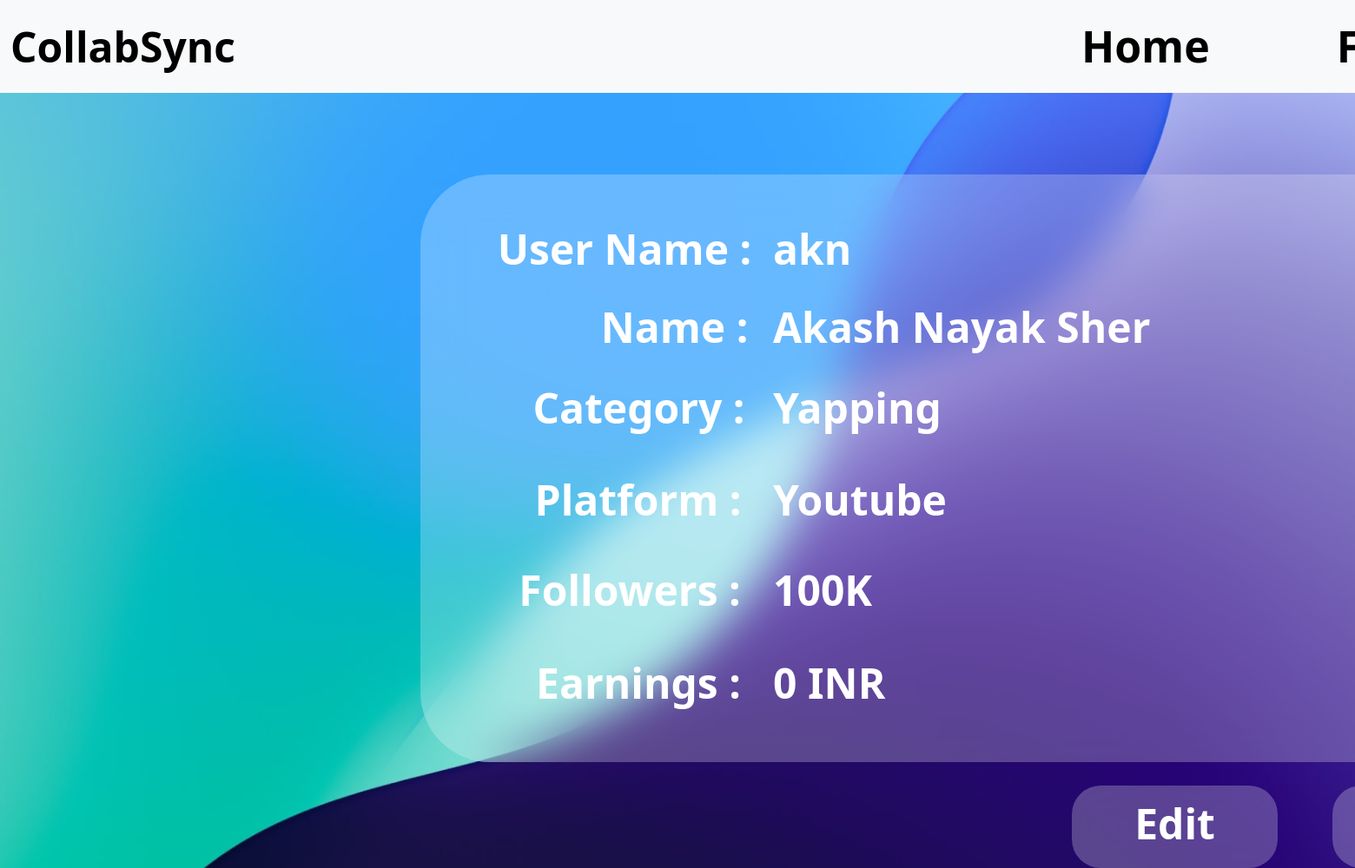
The app's page /influencerprofile (signed in) with its own data.
### models.py (models this page shows)
class Influencer(db.Model):
    __tablename__='influencer'
    id=db.Column(db.Integer,primary_key=True)
    username=db.Column(db.String(32),unique=True,nullable=False)
    passhash=db.Column(db.String(100),unique=False,nullable=False)
    name=db.Column(db.String(32),unique=False,nullable=False)
    category=db.Column(db.String(32),unique=False,nullable=False)
    platform=db.Column(db.String(32),unique=False,nullable=False)
    followers=db.Column(db.String(32),unique=False,nullable=False)
    earnings=db.Column(db.Integer,unique=False,nullable=True)

### routes.py (the view)
@app.route('/influencerprofile')
def influencerprofile():
    if 'user_id' in session:
        user=Influencer.query.get(session['user_id'])
        return render_template('influencerprofile.html',user=user)
    else:
        flash('Please login to continue')
        return redirect(url_for('login'))

### templates/influencerprofile.html (shortened to what this page needs)
<!doctype html>
<html lang="en">
  <head>
    <link rel="stylesheet" href="/static/style.css">
    <link href="https://cdn.jsdelivr.net/npm/bootstrap@5.3.3/dist/css/bootstrap.min.css" rel="stylesheet">
  </head>
  <body>
      <nav class="navbar navbar-expand-lg bg-body-tertiary d-flex">
        <div class="container-fluid">
          <a class="navbar-brand" href="{{url_for('influencerhome')}}" style="float: left; color: rgb(0, 0, 0); font-size: 48px; font-family:system-ui, -apple-system, BlinkMacSystemFont, 'Segoe UI', Roboto, Oxygen, Ubuntu, Cantarell, 'Open Sans', 'Helvetica Neue', sans-serif; font-weight: 900; word-wrap: break-word">CollabSync</a>
          <div class="collapse navbar-collapse" id="navbarNavAltMarkup">
            <div class="navbar-nav">
                <a class="nav-link active" aria-current="page" href="{{url_for('influencerhome')}}" style="float: left; margin-left: 950px;color: rgb(0, 0, 0); font-size: 50px; font-family:system-ui, -apple-system, BlinkMacSystemFont, 'Segoe UI', Roboto, Oxygen, Ubuntu, Cantarell, 'Open Sans', 'Helvetica Neue', sans-serif; font-weight: 700">Home</a>
                <a class="nav-link active" aria-current="page" href="{{url_for('influencerfind')}}" style="float: left; margin-left: 130px;color: rgb(0, 0, 0); font-size: 50px; font-family:system-ui, -apple-system, BlinkMacSystemFont, 'Segoe UI', Roboto, Oxygen, Ubuntu, Cantarell, 'Open Sans', 'Helvetica Neue', sans-serif; font-weight: 700">Find</a>
            </div>
          </div>
        </div>
      </nav>
      <div class="Details" style="width: 1200px; height: 777px; left: 384px; top: 201px; position: absolute">
            <div class="Rectangle14" style="width: 1300px; height: 677px; left: 100px; top: 0px; position: absolute; background: rgba(255, 255, 255, 0.25); border-radius: 80px; backdrop-filter: blur(25px)"></div>
            <div class="Text" style="width: 737px; height: 468px; left: 180px; top: 140px; position: absolute">
                <div class="User Name" style="width: 400px; height: 58px; left: -45px; top: -90px; position: absolute; text-align: center; color: white; font-size: 48px;  font-weight: 800; ">User Name : <br/></div>
              <div class="Name" style="width: 215px; height: 58px; left: 105px; top: 0px; position: absolute; text-align: center; color: white; font-size: 48px;  font-weight: 800; word-wrap: break-word">Name : <br/></div>
              <div class="Category" style="width: 343px; height: 58px; left: 0px; top: 93px; position: absolute; text-align: center; color: white; font-size: 48px;  font-weight: 800; word-wrap: break-word">Category : <br/></div>
              <div class="Platform" style="width: 351px; height: 58px; left: -5px; top: 199px; position: absolute; text-align: center; color: white; font-size: 48px;  font-weight: 800; word-wrap: break-word">Platform : <br/></div>
              <div class="Followers" style="width: 312px; height: 58px; left: 5px; top: 303px; position: absolute; text-align: center; color: white; font-size: 48px;  font-weight: 800; word-wrap: break-word">Followers : <br/></div>
              <div class="Earnings" style="width: 332px; height: 58px; left: 5px; top: 410px; position: absolute; text-align: center; color: white; font-size: 48px;  font-weight: 800; word-wrap: break-word">Earnings : <br/></div>
              <div class="username" style="width: 800px; height: 58px; left: 326px; top: -90px; position: absolute; text-align: left; color: white; font-size: 48px;  font-weight: 800; word-wrap: break-word">{{user.username}}</div>
              <div class="name" style="width: 800px; height: 58px; left: 326px; top: 0px; position: absolute; text-align: left; color: white; font-size: 48px;  font-weight: 800; word-wrap: break-word">{{user.name}}</div>
              <div class="category" style="width: 800px; height: 58px; left: 326px; top: 93px; position: absolute; text-align: left; color: white; font-size: 48px;  font-weight: 800; word-wrap: break-word">{{user.category}}</div>
              <div class="plaform" style="width: 800px; height: 58px; left: 326px; top: 199px; position: absolute; text-align: left; color: white; font-size: 48px;  font-weight: 800; word-wrap: break-word">{{user.platform}}</div>
              <div class="followers" style="width: 800px; height: 58px; left: 326px; top: 303px; position: absolute; text-align: left; color: white; font-size: 48px;  font-weight: 800; word-wrap: break-word">{{user.followers}}</div>
              <div class="earnings" style="width: 800px; height: 58px; left: 326px; top: 410px; position: absolute; text-align: left; color: white; font-size: 48px;  font-weight: 800; word-wrap: break-word">{{user.earnings}} INR</div>
            </div>
            <div class="LogOutButton" style="width: 237px; height: 73px; left: 1150px; top: 704px; position: absolute">
                <a type="submit" href="{{url_for('login')}}" class="btn btn-primary btn-lg" style="width: 237px; height: 95px; left: 0px; top: 0px; position: absolute; background: rgba(255, 255, 255, 0.25); border-radius: 33px; backdrop-filter: blur(25px); position: absolute; text-align: center; color: #FF6A6A; font-size: 48px; font-weight: 600; font-family:system-ui, -apple-system, BlinkMacSystemFont, 'Segoe UI', Roboto, Oxygen, Ubuntu, Cantarell, 'Open Sans', 'Helvetica Neue', sans-serif; font-weight: 700;border-width:0px">Log Out</a>
              </div>
        <div class="EditButton" style="width: 237px; height: 73px; left: 850px; top: 704px; position: absolute">
            <a type="submit" href="{{url_for('influencerprofileedit')}}" class="btn btn-primary btn-lg" style="width: 237px; height: 95px; left: 0px; top: 0px; position: absolute; background: rgba(255, 255, 255, 0.25); border-radius: 33px; backdrop-filter: blur(25px); position: absolute; text-align: center; color: #ffffff; font-size: 48px; font-weight: 600; font-family:system-ui, -apple-system, BlinkMacSystemFont, 'Segoe UI', Roboto, Oxygen, Ubuntu, Cantarell, 'Open Sans', 'Helvetica Neue', sans-serif; font-weight: 700;border-width:0px">Edit</a>
        </div>
  </div>
  </body>
</html>

### static/style.css (style rules this page uses)
html, body { height: 100%; width: 100%; margin: 0; }
.navbar { font-family: 'Inter', system-ui, -apple-system, BlinkMacSystemFont, 'Segoe UI', Roboto, Oxygen, Ubuntu, Cantarell, 'Open Sans', 'Helvetica Neue', sans-serif; font-weight: 800; font-size: 48px; background-color: #7c8083; }
.navbar-brand { font-size: 48px; font-weight: 900; color: #000000; white-space: nowrap; }
.navbar-nav { display: flex; align-items: center; width: 100%; }
.nav-link { color: #000; font-size: 50px; white-space: nowrap; transition: color 0.3s; }

### templates/influencerprofile.html (style rules this page uses)
body { background: url('/static/background.jpg') no-repeat center center fixed ; background-size: cover; background-color: #227bff; }

### records on screen
Influencer: username "akn", name "Akash Nayak Sher", category "Yapping", platform "Youtube", followers "100K", earnings "0"
